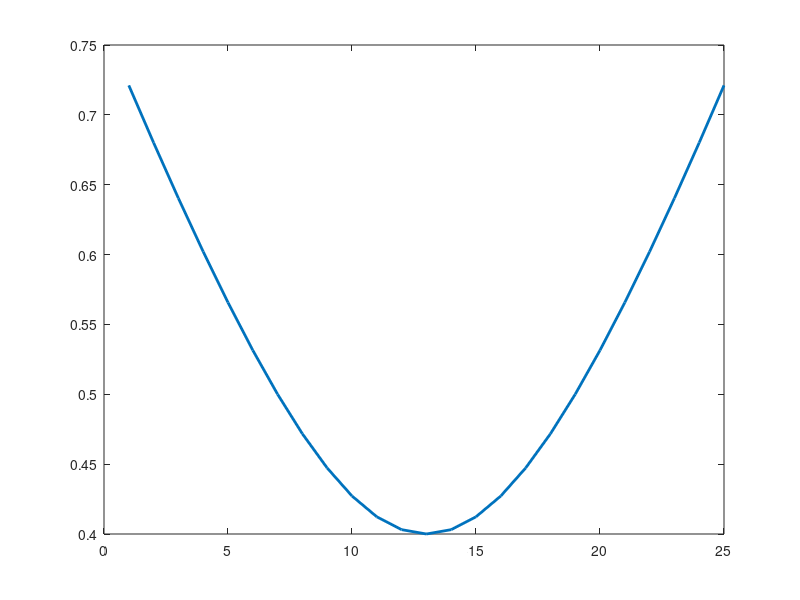

Source code (MATLAB): (Note: this script raises an error after producing the figure.)
clc
clear all
close all

%% Deviation from Desired Trajectory
path = [-0.6:0.05:0.6];
actual_path =  sqrt(path.^2+(-0.4)^2+(0)^2);;
plot(actual_path,'LineWidth',2)
hold on
load p_wpi.mat
plot(obtained_p,'LineWidth',2)
disp('WPI Mean Error')
disp(mean((obtained_p-actual_path)))
load p_dls.mat
plot(obtained_p,'LineWidth',2)
disp('DLS Mean Error')
disp(mean((obtained_p-actual_path)))
load p_nsm.mat
plot(obtained_p,'LineWidth',2)

legend('Actual Path','WPI','DLS','NSM')
title('Deviation from Desired Path')


%% Calcualting Mean
disp('WPI Mean Error')
load error_wpi.mat
disp(mean(error))
disp('DLS Mean Error')
load error_dls.mat
disp(mean(error))
disp('NSM Mean Error')
load error_nsm.mat
disp(mean(error))